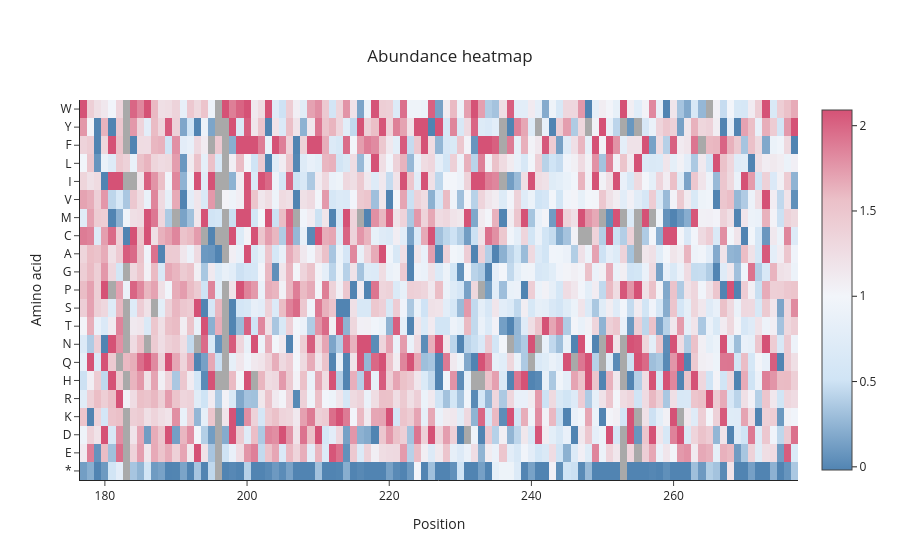

Notebook source saved alongside this figure:
### Code cell
abundance_heatmap_fig = create_heatmap(data_df, condition="Abundance", cmin=0.06, cmax=0.94)
abundance_heatmap_fig.show()
output_dir = create_dir(output_root_dir, "heatmaps")
abundance_heatmap_fig.write_image(os.path.join(output_dir, f"abundance.png"), width=3.3*600, height=1*600, scale=5)
del abundance_heatmap_fig, output_dir

### Figure 1 — Plotly figure (JSON) as saved in the notebook; plotly's stock layout.template omitted (floating-point values rounded to 4 significant figures; data arrays with more than 128 entries replaced by an {"elided": "..."} marker saying what was removed)
{"data": [{"colorscale": [[0, "rgb(81,132,178)"], [0.25, "rgb(208,228,245)"], [0.4826, "rgb(242,245,250)"], [0.75, "rgb(235,192,200)"], [1, "rgb(213,82,118)"]], "hoverongaps": false, "hovertemplate": "Variant: %{hovertext}<br>Mean: %{z:.2f}<extra></extra>", "hovertext": {"elided": "2121 str values"}, "x": {"elided": "2121 int values"}, "y": {"elided": "2121 str values"}, "z": {"elided": "2121 float values"}, "zmax": 2.092, "zmin": -0.01854, "type": "heatmap"}], "layout": {"plot_bgcolor": "darkgrey", "yaxis": {"categoryorder": "array", "categoryarray": ["*", "E", "D", "K", "R", "H", "Q", "N", "T", "S", "P", "G", "A", "C", "M", "V", "I", "L", "F", "Y", "W"], "title": {"text": "Amino acid"}, "showgrid": false}, "title": {"text": "Abundance heatmap", "xanchor": "center", "yanchor": "top", "x": 0.5}, "xaxis": {"title": {"text": "Position"}, "showgrid": false}}}
